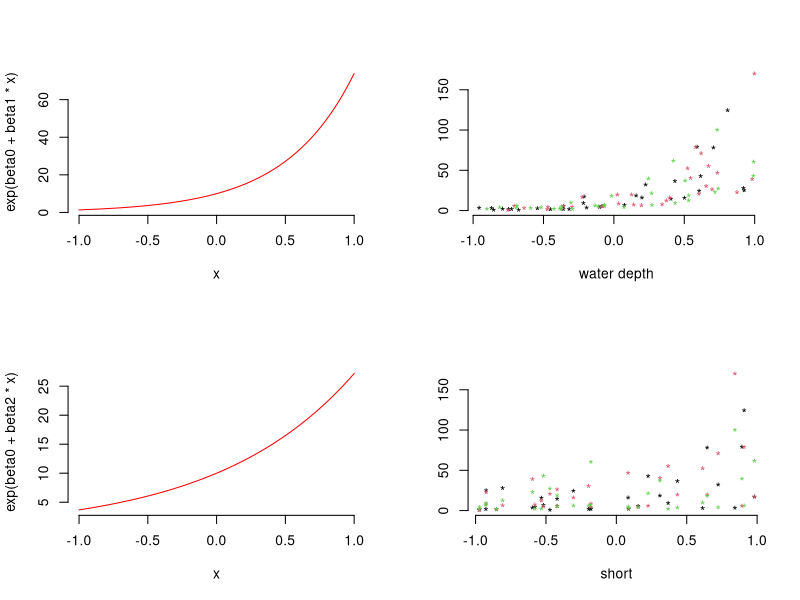

Generate this figure with R:
# data simulation 

sites  <- 31
visits <- 3
mean.lambda <- 10 #rails per hectare
beta0 <- log(mean.lambda)
beta1 <- 2    # water depth
beta2 <- 1    # short percent cover
#beta3 <- 0.5  # interspersion
#beta4 <- -2   # perennial emergent percent cover

waterdepth <- array(runif(n = sites*visits, -1, 1), dim = c(sites, visits)) # Scaled wind speed
short <- runif(n = sites, -1, 1)           # Scaled forest cover at each site
#int <- runif(n = sites, -1, 1)
#pe <- runif(n = sites, -1, 1)

log.lambda <- beta0 + beta1 * waterdepth + beta2 * short #+ beta3 * int + beta4 * pe
lambda <- exp(log.lambda) 

par(mfrow = c(2, 2), cex.main = 1)
curve(exp(beta0 + beta1*x), -1, 1, col = "red", frame.plot = FALSE)
matplot(waterdepth, lambda,pch = "*",  frame.plot = FALSE, xlab = "water depth", ylab = "")

curve(exp(beta0 + beta2*x), -1, 1, col = "red", frame.plot = FALSE)
matplot(short, lambda,pch = "*",  frame.plot = FALSE, xlab = "short", ylab = "")


